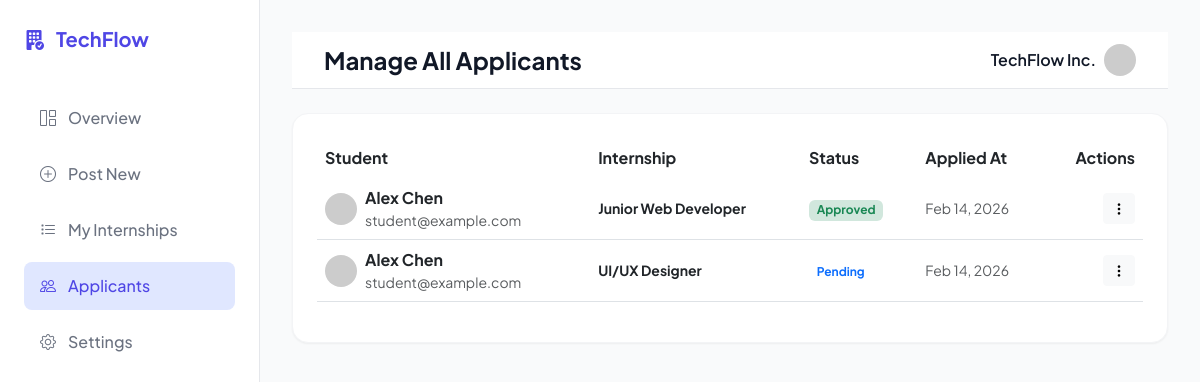
The page /all_applications.php (signed in) on the database its author committed.
### tables this page shows
CREATE TABLE IF NOT EXISTS applications (
    id INT AUTO_INCREMENT PRIMARY KEY,
    internship_id INT,
    student_id INT,
    status ENUM('Pending', 'Approved', 'Rejected') DEFAULT 'Pending',
    applied_at TIMESTAMP DEFAULT CURRENT_TIMESTAMP,
    FOREIGN KEY (internship_id) REFERENCES internships(id) ON DELETE CASCADE,
    FOREIGN KEY (student_id) REFERENCES users(id) ON DELETE CASCADE
);

CREATE TABLE IF NOT EXISTS users (
    id INT AUTO_INCREMENT PRIMARY KEY,
    name VARCHAR(255) NOT NULL,
    email VARCHAR(255) NOT NULL UNIQUE,
    password VARCHAR(255) NOT NULL,
    role ENUM('Admin', 'Company', 'Student') NOT NULL,
    pfp VARCHAR(255) DEFAULT 'default_pfp.png',
    created_at TIMESTAMP DEFAULT CURRENT_TIMESTAMP
);

CREATE TABLE IF NOT EXISTS internships (
    id INT AUTO_INCREMENT PRIMARY KEY,
    company_id INT,
    title VARCHAR(255) NOT NULL,
    description TEXT NOT NULL,
    requirements TEXT,  
    duration VARCHAR(100),
    deadline DATE,
    company_name VARCHAR(255),
    status ENUM('Active', 'Expired') DEFAULT 'Active',
    created_at TIMESTAMP DEFAULT CURRENT_TIMESTAMP,
    FOREIGN KEY (company_id) REFERENCES users(id) ON DELETE CASCADE
);

### all_applications.php (the view, shortened to what this page needs)
<?php
require 'includes/db.php';
$company_id = $_SESSION['user_id'];
$company_name = $_SESSION['company_name'] ?? $_SESSION['name'];
$stmt = $pdo->prepare("SELECT a.*, u.name as student_name, u.email as student_email, i.title as internship_title, sp.cv_url
                       FROM applications a
                       JOIN users u ON a.student_id = u.id
                       JOIN internships i ON a.internship_id = i.id
                       LEFT JOIN student_profiles sp ON u.id = sp.user_id
                       WHERE i.company_id = ? ORDER BY a.applied_at DESC");
$stmt->execute([$company_id]);
$applications = $stmt->fetchAll();
?>
<!DOCTYPE html>
<html lang="en">
<head>
    <link href="https://cdn.jsdelivr.net/npm/bootstrap@5.3.0/dist/css/bootstrap.min.css" rel="stylesheet">
    <link rel="stylesheet" href="assets/css/saas-style.css">
    <link rel="stylesheet" href="https://cdn.jsdelivr.net/npm/bootstrap-icons@1.11.1/font/bootstrap-icons.css">
</head>
<body>
<div class="dashboard-wrapper">
    <aside class="sidebar">
        <div class="sidebar-logo">
            <i class="bi bi-building-fill-check"></i> TechFlow
        </div>
        <nav class="d-flex flex-column h-100">
            <a href="company_dashboard.php" class="nav-item"><i class="bi bi-grid-1x2"></i> Overview</a>
            <a href="post_internship.php" class="nav-item"><i class="bi bi-plus-circle"></i> Post New</a>
            <a href="manage_internships.php" class="nav-item"><i class="bi bi-list-task"></i> My Internships</a>
            <a href="all_applications.php" class="nav-item active"><i class="bi bi-people"></i> Applicants</a>
            <a href="settings.php" class="nav-item"><i class="bi bi-gear"></i> Settings</a>
        </nav>
    </aside>
    <main class="main-content">
        <header class="top-navbar mb-4">
            <h4 class="mb-0 fw-bold me-auto">Manage All Applicants</h4>
            <div class="d-flex align-items-center gap-2">
                <span class="fw-semibold"><?php echo htmlspecialchars($company_name); ?></span>
                <img src="https://ui-avatars.com/api/?name=<?php echo urlencode($company_name); ?>&background=10b981&color=fff" class="rounded-circle" width="32">
            </div>
        </header>
        <div class="glass-card">
            <?php if (empty($applications)): ?>
                <div class="text-center py-5">
                    <i class="bi bi-people fs-1 text-muted"></i>
                    <p class="text-muted mt-3">No applications received yet.</p>
                </div>
            <?php else: ?>
                <div class="table-responsive">
                    <table class="table table-hover align-middle">
                        <thead class="bg-light">
                            <tr>
                                <th class="border-0">Student</th>
                                <th class="border-0">Internship</th>
                                <th class="border-0">Status</th>
                                <th class="border-0">Applied At</th>
                                <th class="border-0 text-end">Actions</th>
                            </tr>
                        </thead>
                        <tbody>
                            <?php foreach ($applications as $app): ?>
                                <tr>
                                    <td>
                                        <div class="d-flex align-items-center gap-2">
                                            <img src="https://ui-avatars.com/api/?name=<?php echo urlencode($app['student_name']); ?>&background=random" class="rounded-circle" width="32">
                                            <div>
                                                <div class="fw-bold"><?php echo htmlspecialchars($app['student_name']); ?></div>
                                                <div class="small text-muted"><?php echo htmlspecialchars($app['student_email']); ?></div>
                                            </div>
                                        </div>
                                    </td>
                                    <td>
                                        <div class="small fw-bold"><?php echo htmlspecialchars($app['internship_title']); ?></div>
                                    </td>
                                    <td>
                                        <?php if ($app['status'] == 'Pending'): ?>
                                            <span class="badge bg-primary-light text-primary">Pending</span>
                                        <?php elseif ($app['status'] == 'Approved'): ?>
                                            <span class="badge bg-success-subtle text-success">Approved</span>
                                        <?php else: ?>
                                            <span class="badge bg-danger-subtle text-danger">Rejected</span>
                                        <?php endif; ?>
                                    </td>
                                    <td class="small text-muted"><?php echo date('M d, Y', strtotime($app['applied_at'])); ?></td>
                                    <td class="text-end">
                                        <div class="dropdown">
                                            <button class="btn btn-sm btn-light" type="button" data-bs-toggle="dropdown"><i class="bi bi-three-dots-vertical"></i></button>
                                        </div>
                                    </td>
                                </tr>
                            <?php endforeach; ?>
                        </tbody>
                    </table>
                </div>
            <?php endif; ?>
        </div>
    </main>
</div>
</body>
</html>

### assets/css/saas-style.css (style rules this page uses)
:root { --primary: #4f46e5; --primary-light: #e0e7ff; --secondary: #10b981; --bg-light: #f9fafb; --bg-white: #ffffff; --text-dark: #111827; --text-muted: #6b7280; --sidebar-width: 260px; --transition: all 0.3s cubic-bezier(0.4, 0, 0.2, 1); --shadow-sm: 0 1px 2px 0 rgb(0 0 0 / 0.05); --shadow-md: 0 4px 6px -1px rgb(0 0 0 / 0.1), 0 2px 4px -2px rgb(0 0 0 / 0.1); }
body { font-family: 'Plus Jakarta Sans', sans-serif; background-color: var(--bg-light); color: var(--text-dark); overflow-x: hidden; }
.dashboard-wrapper { display: flex; min-height: 100vh; }
.sidebar { width: var(--sidebar-width); background: var(--bg-white); border-right: 1px solid #e5e7eb; padding: 1.5rem; position: fixed; height: 100vh; z-index: 50; transition: var(--transition); }
.sidebar-logo { font-size: 1.25rem; font-weight: 700; color: var(--primary); display: flex; align-items: center; gap: 0.75rem; margin-bottom: 2.5rem; }
.nav-item { display: flex; align-items: center; gap: 0.75rem; padding: 0.75rem 1rem; border-radius: 0.5rem; color: var(--text-muted); text-decoration: none; font-weight: 500; margin-bottom: 0.5rem; transition: var(--transition); }
.nav-item:hover, .nav-item.active { background: var(--primary-light); color: var(--primary); }
.main-content { margin-left: var(--sidebar-width); flex: 1; padding: 2rem; }
.top-navbar { background: var(--bg-white); padding: 0.75rem 2rem; border-bottom: 1px solid #e5e7eb; display: flex; justify-content: flex-end; align-items: center; gap: 1.5rem; position: sticky; top: 0; z-index: 40; }
.glass-card { background: var(--bg-white); border-radius: 1rem; border: 1px solid #f3f4f6; padding: 1.5rem; box-shadow: var(--shadow-sm); transition: var(--transition); }

### rows shown on the page
applications: student.name "Alex Chen", student.email "student@example.com", internship.title "Junior Web Developer", status "Approved", applied_at "Feb 14, 2026"
applications: student.name "Alex Chen", student.email "student@example.com", internship.title "UI/UX Designer", status "Pending", applied_at "Feb 14, 2026"

### other values the page prints
$company_name "TechFlow Inc."
